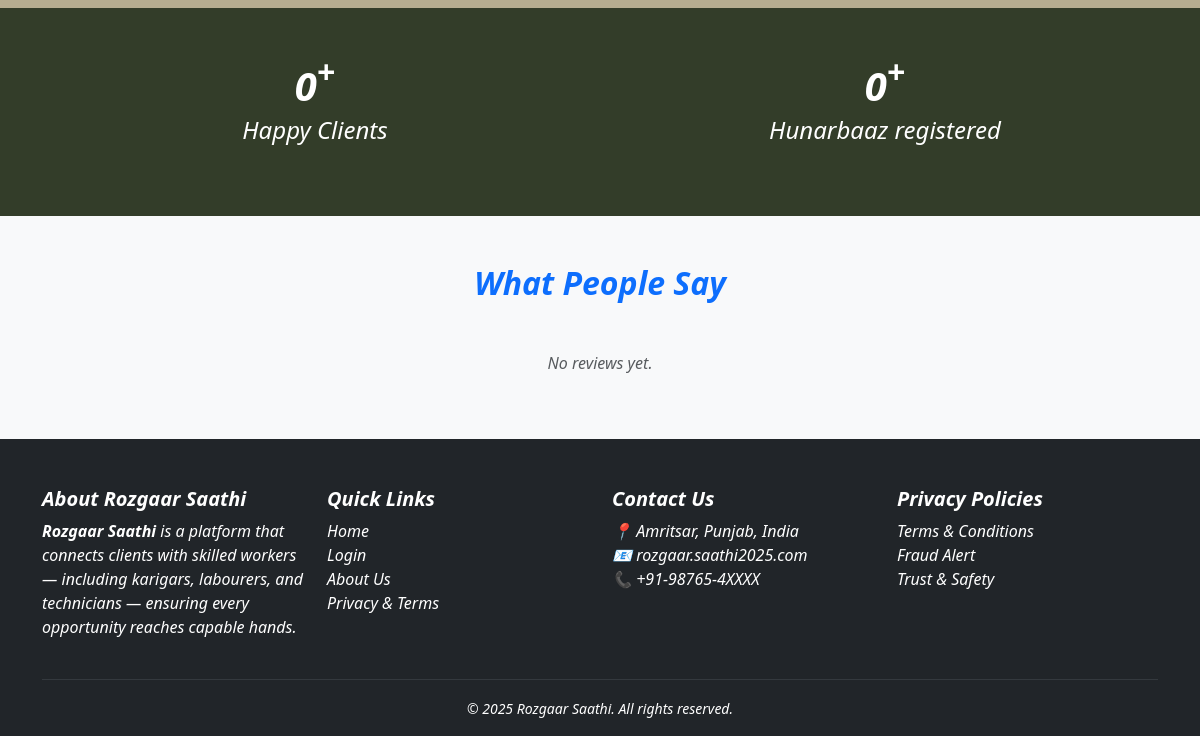
The app's page / (lower part), older data.
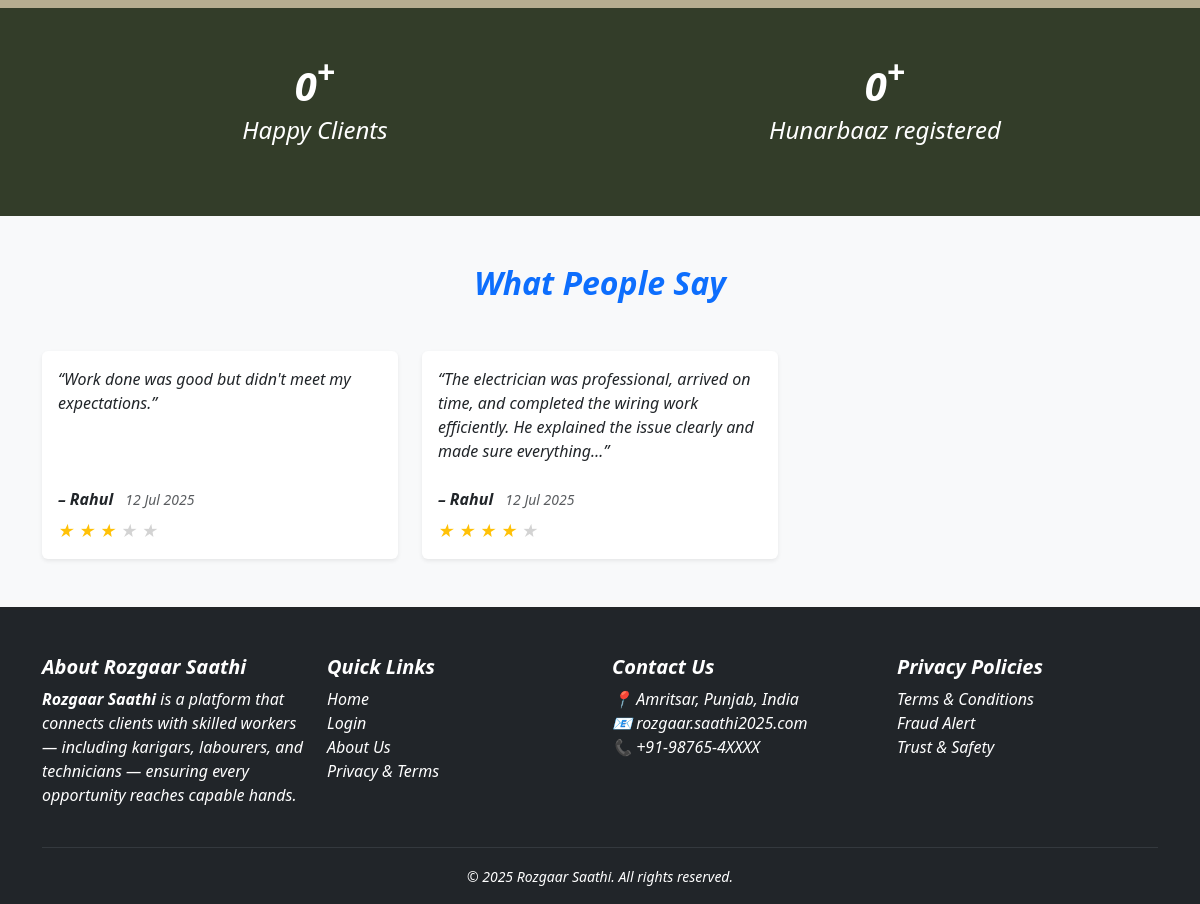
The same page, newer data.
### client/models.py (models this page shows, shortened)
class PostRequest(models.Model):
    client = models.ForeignKey(User, on_delete=models.CASCADE, related_name='sent_requests')
    hunarbaaz = models.ForeignKey('hunarbaaz.Hunarbaaz', on_delete=models.CASCADE, related_name='received_requests')
    job_description = models.TextField()
    location = models.CharField(max_length=100)
    start_date = models.DateField(help_text="Start date of the job",null=False,blank=True)
    end_date = models.DateField(help_text="Expected completion date",null=False,blank=True)
    JOB_TYPE_CHOICES = [
        ('residential', 'Residential'),
        ('commercial', 'Commercial'),
    ]
    job_type = models.CharField(max_length=20,choices=JOB_TYPE_CHOICES,default='residential',help_text="Type of job location")
    working_hours = models.PositiveIntegerField(
        null=True,
        blank=True,
        help_text="Estimated total working hours for this job"
    )
    is_accepted = models.BooleanField(null=True, blank=True)  # None = Pending, True = Accepted, False = Rejected
    is_completed = models.BooleanField(default=False)
    is_cancelled = models.BooleanField(default=False, help_text="Whether the client has cancelled the request")
    created_at = models.DateTimeField(auto_now_add=True)
    rating = models.IntegerField(
    validators=[MinValueValidator(1), MaxValueValidator(5)],
    null=True,
    blank=True,
    help_text="Client rating after completion (1 to 5)"
)
    review = models.TextField(null=True, blank=True, help_text="Optional client feedback")

### base/views.py (the view)
# urls.py: 2. Add a URL to urlpatterns:  path('', views.home, name='home')
def home(request):
    categories = ['Electrician', 'Plumber', 'Technician', 'Construction', 'Painter', 'Welder']
    reviews = PostRequest.objects.filter(is_completed=True, review__isnull=False # ✅ Only reviews with rating 4 or 5
   ).select_related('client').order_by('-created_at')[:9]  # Change limit as needed
    return render(request, 'base/home.html', {
        'categories': categories,
        'reviews': reviews
    })

### base/templates/base/home.html (shortened to what this page needs)
{% extends 'base/base.html' %}
{%load static%}
{% block content %}
<div class="container-fluid py-5" style="background-color: #B6AD90;">
  <div class="container-fluid">
    <div class="text-center mb-5" id="popular-text" style="font-family: Arial, Helvetica, sans-serif;font-size: 20px;">
    <h2><strong><i>Why Choose us 🤝<i></strong></h2></div>
  </div>
</div>
<section class="stats py-5 text-white text-center" id="stats">
  <div class="container">
    <div class="row justify-content-center">
      <div class="col-md-6 mb-3">
        <div class="stat-block">
          <span class="counter" data-target="200">0</span><span class="plus-sign">+</span>
        </div>
        <h4><i>Happy Clients</i></h4>
      </div>
    <div class="col-md-6 mb-3">
        <div class="stat-block">
          <span class="counter" data-target="20">0</span><span class="plus-sign">+</span></div>
        <h4><i>Hunarbaaz registered</i></h4>
  </div></div>
</section>
<section class="reviews-section py-5 bg-light">
  <div class="container">
    <h2 class="text-center mb-5 fw-bold text-primary">What People Say</h2>
    <div class="row g-4">
      {% for r in reviews %}
        <div class="col-lg-4 col-md-6" data-aos="{% cycle 'fade-right' 'fade-left' 'fade-up' %}">
          <div class="card h-100 shadow-sm border-0">
            <div class="card-body d-flex flex-column justify-content-between">
              <p class="mb-4 text-dark">
                “{{ r.review|truncatechars:150 }}”
              </p>
              <div>
                <strong class="text-dark">
                  – {{ r.client.get_full_name|default:r.client.username }}
                </strong>
                <span class="small text-muted ms-2">
                  {{ r.created_at|date:"d M Y" }}
                </span>
                <div class="text-warning mt-2">
                  {% for i in "12345" %}
                    {% if forloop.counter <= r.rating %}
                      ★
                    {% else %}
                      <span style="color: lightgray;">★</span>
                    {% endif %}
                  {% endfor %}
                </div>
              </div>
            </div>
          </div>
        </div>
      {% empty %}
        <p class="text-center text-muted">No reviews yet.</p>
      {% endfor %}
    </div>
  </div>
</section>
{% endblock %}

Row changes from the older to the newer data that the page shows:
now on this page (row edited): PostRequest: review "Work done was good but didn't meet my expectations.", client.get_full_name "Rahul", created_at "12 Jul 2025", rating 3 (drawn)
now on this page (row edited): PostRequest: review "The electrician was professional, arrived on time, and completed the wiring work efficiently. He explained the issue clearly and made sure everything…", client.get_full_name "Rahul", created_at "12 Jul 2025", rating 4 (drawn)
Text that changed along with them:
text no longer shown: "No reviews yet."
